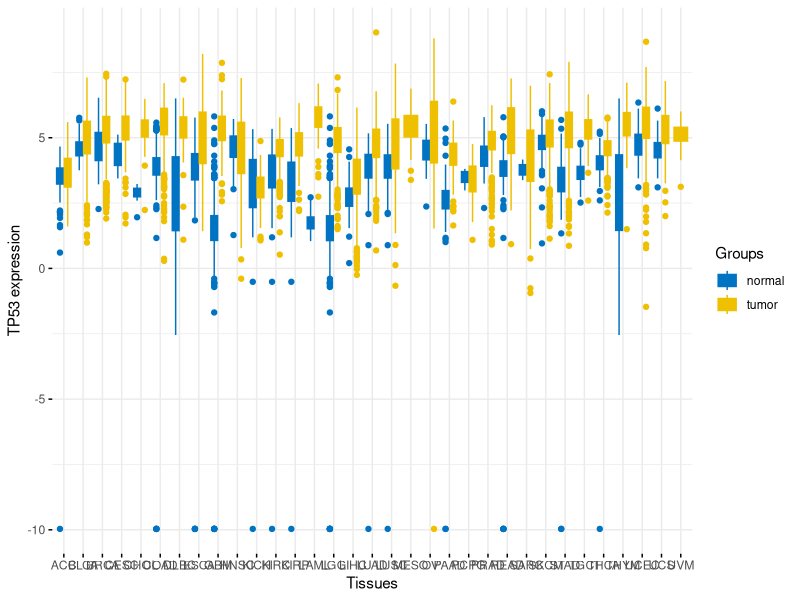
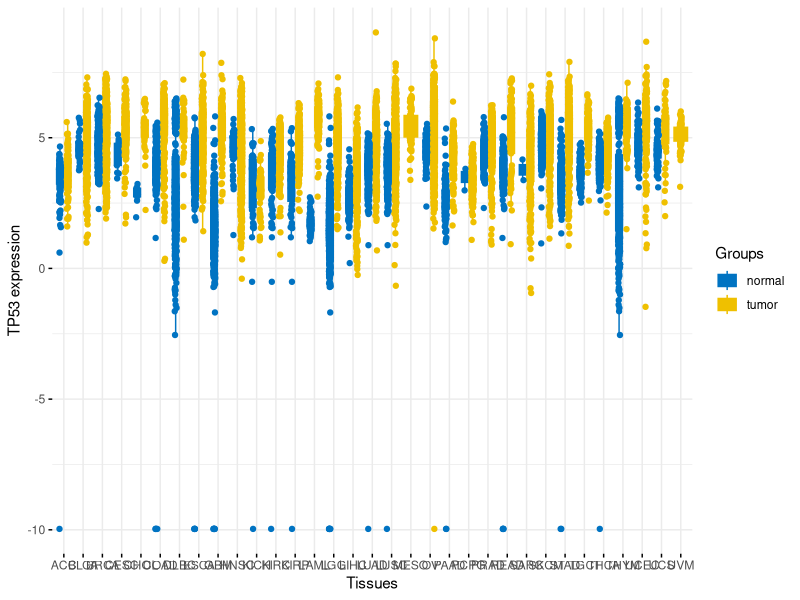
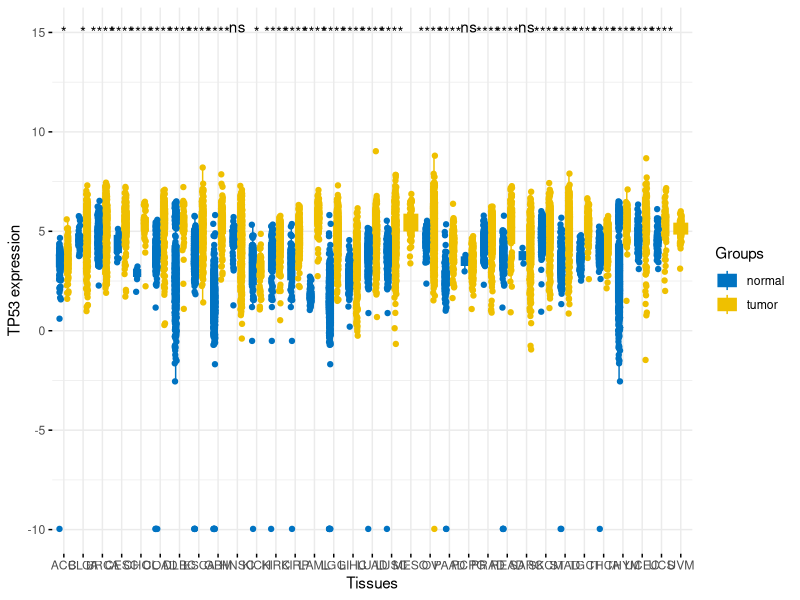
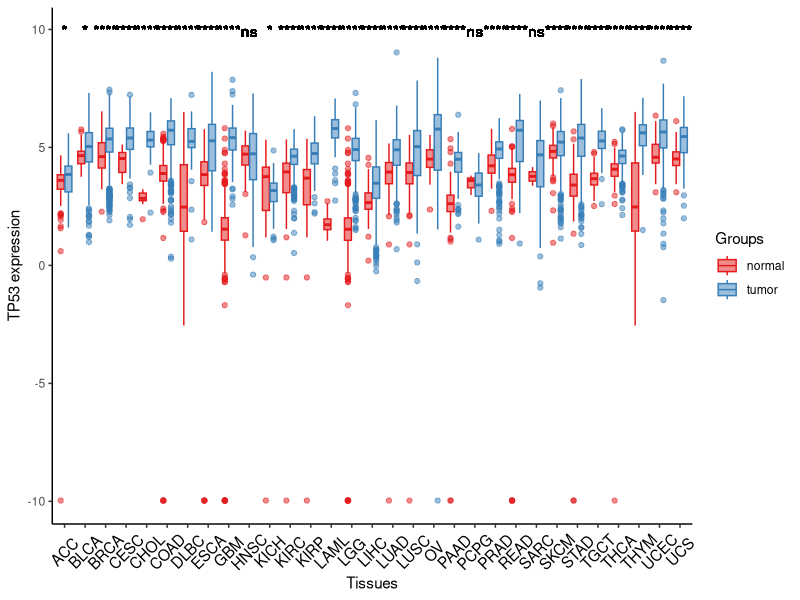
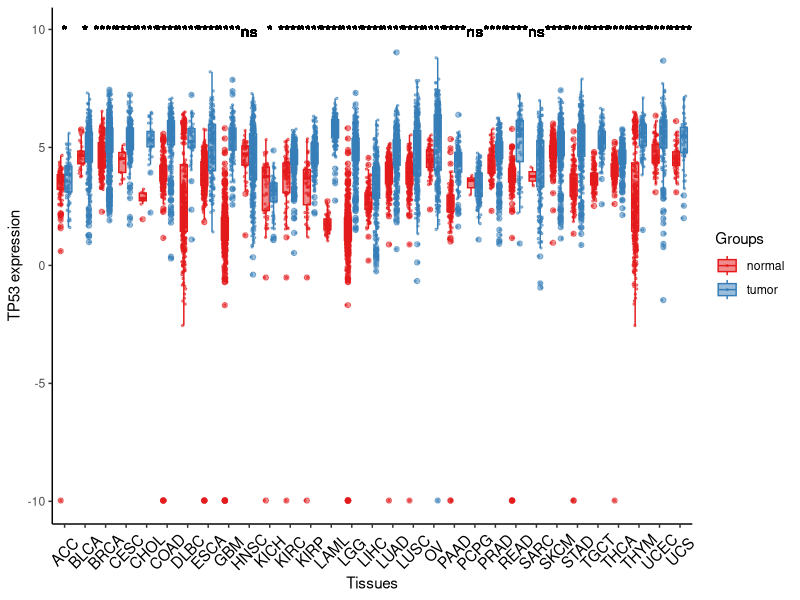
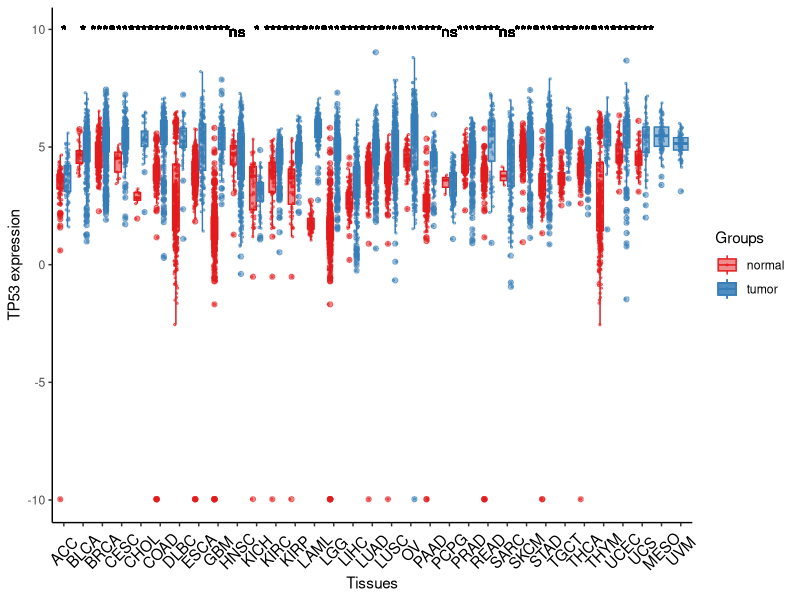
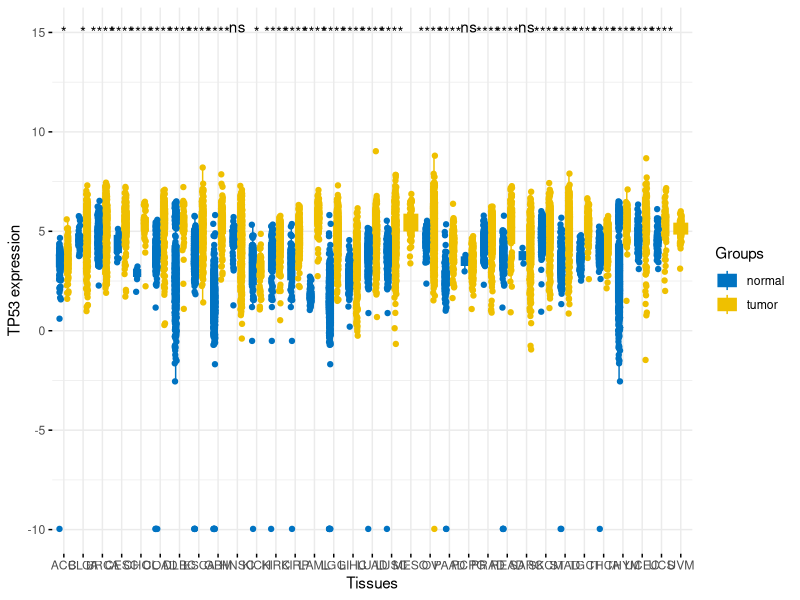
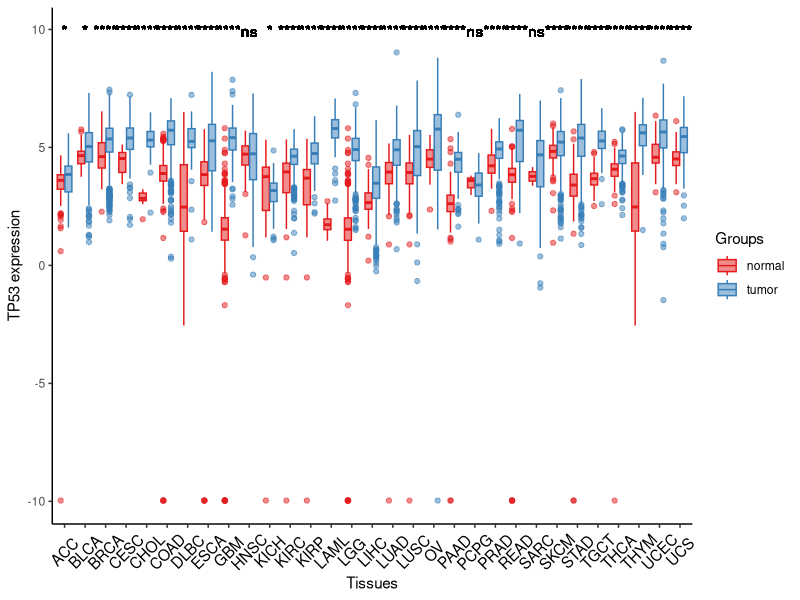

These charts were generated, in order, by the following R code:
## ---- chunk 1
knitr::opts_chunk$set(echo = TRUE)
## ---- chunk 2
Sys.setenv(LANGUAGE = "en") #显示英文报错信息
options(stringsAsFactors = FALSE) #禁止chr转成factor
## ---- chunk 3
tcga_gtex <- read.csv("easy_input.csv", row.names = 1, header = T, as.is = F)
head(tcga_gtex)
## ---- chunk 4
library(ggpubr)

ylabname <- paste("TP53", "expression")
colnames(tcga_gtex) <- c("Tissues", "Groups", "Gene")

p1 <- ggboxplot(tcga_gtex, x = "Tissues", y = "Gene", fill = 'Groups',
                ylab = ylabname,
                color = "Groups", #两组用不同颜色
                palette = "jco", #配色方案
                ggtheme = theme_minimal())
p1

# 画box的同时画散点
p2 <- ggboxplot(tcga_gtex, x = "Tissues", y = "Gene", fill = 'Groups',
                ylab = ylabname,
                color = "Groups", 
                palette = "jco", 
                add = "jitter", #加散点
                #shape = "Groups", #两组散点用不同形状
                ggtheme = theme_minimal())
p2

# 标注p value
anno_df <- compare_means(Gene ~ Groups, group.by = "Tissues", data = tcga_gtex,
                         #这里是两组对比，用wilcox.test或t.test
                         method = "wilcox.test", 
                         #如果多组对比就用下面这行，kruskal.test或anova
                         #method = "kruskal.test", 
                         p.adjust.method = "holm") #
head(anno_df)

p3 <- p2 + 
  stat_pvalue_manual(anno_df, x = "Tissues", y.position = 15,
                     label = "p.signif", position = position_dodge(0.8))
p3
ggsave("pancancer_ggpubr.pdf", width = 14, height = 5)
## ---- chunk 5
library(ggplot2)

ylabname <- paste("TP53", "expression")
colnames(tcga_gtex) <- c("Tissues", "Groups", "Gene")

# 剔除没有normal sample的tissue
tcga_gtex_MESO <- tcga_gtex[tcga_gtex$Tissues=="MESO",]
tcga_gtex_UVM <- tcga_gtex[tcga_gtex$Tissues=="UVM",]
tcga_gtex_withNormal <- tcga_gtex[tcga_gtex$Tissues != "MESO" & tcga_gtex$Tissues != "UVM",]

# 计算p value
pvalues <- sapply(tcga_gtex_withNormal$Tissues, function(x) {
  res <- wilcox.test(as.numeric(Gene) ~ Groups, data = subset(tcga_gtex_withNormal, Tissues == x)) #两组，wilcox.test或t.test；多组，kruskal.test或aov(one-way ANOVA test)
  res$p.value
})

pv <- data.frame(gene = tcga_gtex_withNormal$Tissues, pvalue = pvalues)
pv$sigcode <- cut(pv$pvalue, c(0,0.0001, 0.001, 0.01, 0.05, 1), 
                  labels=c('****','***', '**', '*', 'ns'))

# 画box plot
p.box <- ggplot(tcga_gtex_withNormal, aes(x=Tissues, y=Gene, color=Groups, fill=Groups)) +
  geom_boxplot(alpha = .5) + #半透明
  theme_classic() + #或theme_bw()
  scale_fill_brewer(palette = "Set1") + #按类填充颜色
  scale_color_brewer(palette = "Set1") + #按类给边框着色

  theme(axis.text.x = element_text(colour="black", size = 11,
                                   #癌症名太挤，旋转45度
                                   angle = 45, hjust = .5, vjust = .5)) +
  geom_text(aes(x=gene, y=max(tcga_gtex_withNormal$Gene) * 1.1,
                         label = pv$sigcode),
                     data=pv, 
                     inherit.aes=F) +
  ylab(ylabname)
p.box
ggsave("pancancer_ggplot2box.pdf", width = 14, height = 5)

# 画带散点的box plot
p.box.dot <- p.box + geom_point(shape = 21, size=.5, # 点的形状和大小
             position = position_jitterdodge(), # 让点散开
             alpha = .5) #半透明
p.box.dot
ggsave("pancancer_ggplot2boxDot.pdf", width = 14, height = 5)

# 把不带normal的tissue也画上
p.box.dot + 
  # MESO
  geom_boxplot(alpha = .5, data = tcga_gtex_MESO,
                     mapping = aes(x=Tissues,y=Gene,fill=Groups)) +
  geom_point(data = tcga_gtex_MESO,
                     mapping = aes(x=Tissues,y=Gene,fill=Groups),
             shape = 21, size=.5, # 点的形状和大小
             position = position_jitterdodge(), # 让点散开
             alpha = .5) + #半透明
  # UVM
  geom_boxplot(alpha = .5, data = tcga_gtex_UVM,
                    mapping = aes(x=Tissues,y=Gene,fill=Groups)) +
  geom_point(data = tcga_gtex_UVM,
                    mapping = aes(x=Tissues,y=Gene,fill=Groups),
             shape = 21, size=.5, # 点的形状和大小
             position = position_jitterdodge(), # 让点散开
             alpha = .5) + #半透明
  theme_classic() + #或theme_bw()
  theme(axis.text.x=element_text(colour="black", size = 11,
                                   angle = 45, hjust = .5, vjust = .5))
ggsave("pancancer_ggplot2boxDot_all.pdf", width = 14, height = 5)
## ---- chunk 6
sessionInfo()
